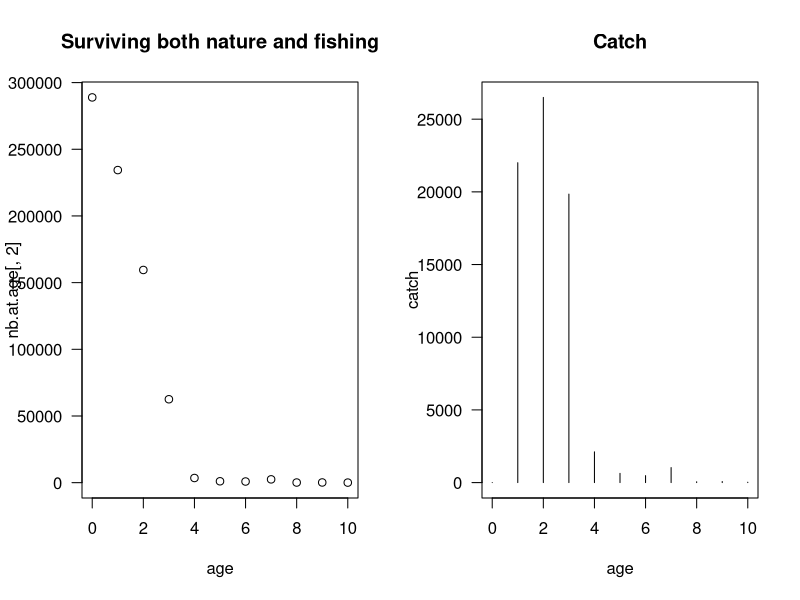

Write the R code that produced this figure.
# CREATION DATE     13 Nov. 2008
# MODIFICATION DATE  5 Sep. 2014

# AUTHOR marco.kienzle@gmail.com

# BACKGROUND we are looking for a method to estimate M and F with data similar to the Torres Strait lobster assessment.
#            

# STATUS works wonderful

# PURPOSE express a likelihood function to estimate cohort-specific mortality
#         using catch data (and not survey)

# METHOD 
# ASSUMPTION 

# COMMENT if you have only catches, you can't estimate both fishing and natural mortality, you will end-up with M=F but Z will be well estimated
#         BUT if you can provide the ratio of catch over total abundance (basically you have a catch time series and a absolute survey),
#             then the ratio of catch over total death (i.e. N(t+1) - N(t)) is equal to F/Z

# Suppose age varies between 0 and 10
age = seq(0,10)

# Suppose you have a 60% (M+F = 0.51) chance survival from both fishing (F=0.405) and natural mortality (M=0.105)
M <- 0.105
x <- runif(1, min = 0.1, max = 1)
s <- runif(1, min = 0.1, max = 1/3)
effort <- runif(length(age), min = 1e3, max = 2e3)
catchability <- runif(1, min = 1/2e3, max = 1/1.5e3)
F <-  catchability * effort * c(s * age[1:4], rep(1,length(age[5:11])))

print(paste("Simulated q is", round(catchability * 1e4,3), "10^(-4)"))
print(paste("Simulated slope of selectivity is ", round(s,3)))

N0 <- runif(1, min = 1e3, max = 1e6)
nb.at.age = cbind(age, N0 * exp(-(M + F)) ^ age) # this correspond to what you would see
                                         # with an exhaustive survey
# Calculate the total number of individual dying at age
total.death = N0 * (exp(-(M+F) * age) - exp(-(M+F) * (age+1)))

# According to stock assessment books, catch = F / Z
catch = F/(M+F) * total.death

# Plot the data
par(mfrow=c(1,2))
plot(age, nb.at.age[,2], main = "Surviving both nature and fishing", las = 1)
plot(age, catch, main = "Catch", type = "h", las=1)


# Maximum likelihood function to estimate F
llfunc = function(par){ # a function of only 1 parameter (F)

    F <- par[1] * 1e-4 * effort
    alpha <- par[2]
  # Fishing mortality is the parameter to estimate

  # Following Quinn and Deriso's equation (1.23)
  # Natural mortality relates to F and the total number of individual dying from 1 year to the next
  # and catch during the same year (here catch[1])
  # C = F/Z * nb.dying
  
  # Here we assume we have a survey that provides us with
  # the total number of individual that died within an interval
  #nb.dying = nb.at.age[1,2] - nb.at.age[2,2]

  # Their ratio is
  #r = catch[1]/nb.dying

  # So natural mortality
  #M = F * (1- r ) / r
    M <- 0.105
  # And total mortality
  #Z = M + F * alpha * age
    selectivity <- c(alpha * age[1:4], rep(1, length(age[5:11])))
  Z = M + F * selectivity
    
  # Calculating the probability of surviving until certain age
  prob1 = F * selectivity / Z * (1 - exp(-Z * age))
  prob2 = F * selectivity / Z * (1 - exp(-Z * (age+1)))

  # Finally the likelihood
  P = prob2-prob1

#    print(P)
#    print(sum(P))
 
    index <- which(P != 0)
    -sum( catch[index]  * log( P[index] / sum(P[index]) ))

   
} # End of function

# Estimate cohort-specific mortality rates

result <- optim(par = c(10,0.5), fn = llfunc, method = c("L-BFGS-B"),
      lower = c(1e-2,1e-2), upper = c(1e2,1), hessian = TRUE)
errors <- sqrt(diag(solve(result$hessian)))
print(paste("Estimated catchability is", round(result$par[1],3), "+-", round(errors[1],3)))
print(paste("Estimated s is", round(result$par[2],3), "+-", round(errors[2],3)))
